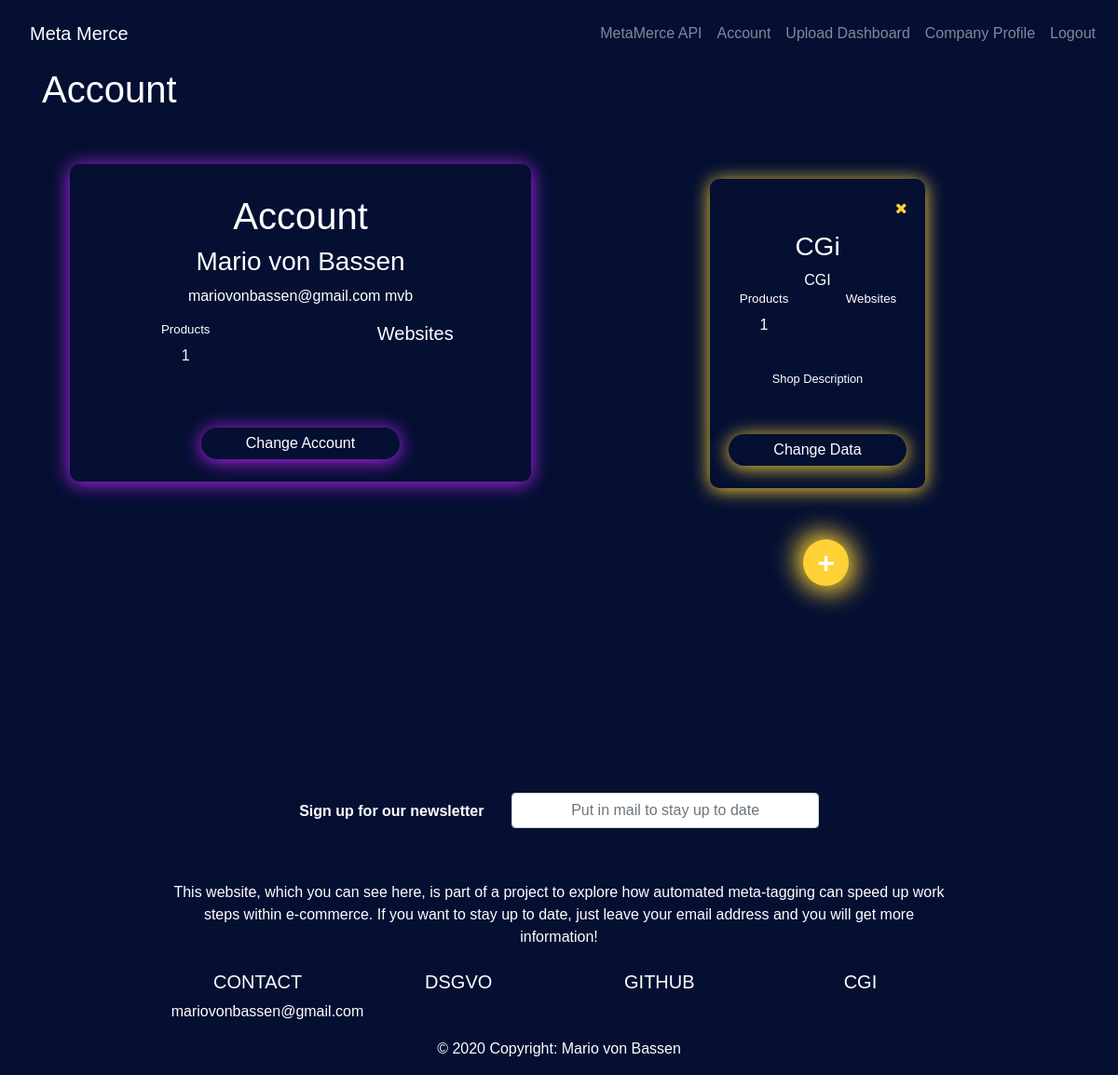
Page /account (signed in) on the committed database.
### website/models.py (models this page shows, shortened)
class User(db.Model, UserMixin):
    __tablename__ = 'user'
    id = db.Column(db.Integer, primary_key=True)
    email = db.Column(db.String(128), unique=True, nullable=False)
    password = db.Column(db.String(128), nullable=False)
    first_name = db.Column(db.String(128), nullable=False)
    last_name = db.Column(db.String(128), nullable=False)
    user_name = db.Column(db.String(128), nullable=False, unique=True)
    create_user_date = db.Column(db.Date(), default=func.now())
    uploads = db.relationship('Upload', backref="user")
    extracted_product = db.relationship('ExtractedProduct', backref="user")
    company = db.relationship('Company', backref="user")
    api_profile = db.relationship('ApiProfile', backref="user")

class Company(db.Model):
    __tablename__ = 'company'
    id = db.Column(db.Integer, primary_key=True)
    company_name = db.Column(db.String(128), nullable=False)
    company_type = db.Column(db.String(128))
    company_website_name = db.Column(db.String(128))
    company_url = db.Column(db.String(128), nullable=False)
    company_selling_category = db.Column(db.String(128))
    user_id = db.Column(db.Integer, db.ForeignKey('user.id'))

### website/views.py (the view)
@views.route('/account', methods=["Get",'POST'])
def account():
        return render_template("account.html", user=current_user, users=UC.get_user(), user_company=CC.get_user_company(), number_products=PC.count_products())

### website/controllers/company_controller.py (called while the page is built)
    def get_user_company(self):
        user_company = Company.query.filter(Company.user_id == current_user.id).all()
        return user_company

### website/controllers/product_controller.py (called while the page is built)
    def count_products(self):
        number_products = ExtractedProduct.query.count()
        return number_products

### website/controllers/user_controller.py (called while the page is built)
  def get_user(self):
    user = User.query.filter(User.id==current_user.id)
    return user

### website/templates/account.html (shortened to what this page needs)
{% extends "base.html" %} {% block title %}Account{% endblock %}
{% block content%}
<head>
    <link id="theme-style" rel="stylesheet"  href="{{ url_for('static', filename='/stylesheets/account_theme.css') }}" />
</head>
{% if user.is_authenticated  %}
  <h1>Account</h1>
  <div class="container">
    <div class="row">
      <div class="col-md-6">
        {% for user in users %}
        <section class="user_profile_card mt-5">
          <div class="container d-flex justify-content-center">
            <div class="user_card p-3 py-4">
                <div class="text-center">
                  <h1 class="mt-2">Account</h1>
                  <h3 class="mt-2">{{user.first_name}} {{user.last_name}}</h3>
                  <span class="mt-2">{{user.email}}</span>
                  <span class="mt-2">{{user.user_name}}</span>
                  <div class="row mt-3 mb-3">
                    <div class="col-md-6">
                    <h6>Products</h6>
                    <span class="num">{{number_products}}</span>
                    </div>
                    <div class="col-md-6">
                    <h5>Websites</h5>
                    </div>
                  </div>
                  <hr class="line">
                  <form method="POST" action="/update_account">
                  <div class="profile mt-5">
                    <button type="submit" class="profile_button px-5">Change Account</button>
                  </form>
                  </div>
              </div>
            </div>
          </div>
        {% endfor %}
      </div>
    <div class="col-md-6">
    {% for name in user_company %}
      <section class="company_profile_card mt-5">
        <div class="container d-flex justify-content-center">
          <div class="company_card p-3 py-4">
            <button type="button" class="delete_company btn btn-primary" onClick="deleteCompany({{ name.id }})"><i class="fa fa-close"></i></button>
            <div class="text-center">
                  <h3 class="pt-2">{{name.company_name}}</h3>
            <span class="mt-1 clearfix">{{name.company_type}}</span>
            <div class="row mb-3">
              <div class="col-md-6">
              <h6>Products</h6>
              <span class="num">{{number_products}}</span>
              </div>
              <div class="col-md-6">
              <h6>Websites</h6>
              </div>
            </div>
            <hr class="line">
            <small class="mt-4">Shop Description</small>
             <div class="profile mt-5">
              <form action="/update_company_data" method="post">
                <button class="company_button px-5" type="submit">Change Data</button>
              </form>
             </div>
          </div>
        </div>
      </div>
    </section>
    {% endfor %}
    <div class="row">
      <div class="parent">
        <form method="post" action="/sign_up_company_profile">
          <button type="submit" class="round-6">&plus;</button>
        </form>
      </div>
    </div>
    </div>
  </div>
  {% endif %}
{% endblock %}

### website/static/stylesheets/account_theme.css (style rules this page uses)
body { background-color: #040f32; color: #fff; font-family: "Gt walsheim", sans-serif; }
::placeholder { color: #fff; opacity: 1; text-align: center; }
.user_profile_card { cursor: pointer; }
.company_profile_card { padding: 3%; cursor: pointer; }
.user_card { color: #fff; width: 100%; border-radius: 10px; background: linear-gradient(145deg, #000); box-shadow: 0 2px 20px #c125ff; }
.company_card { color: #fff; width: 50%; border-radius: 10px; background: linear-gradient(145deg, #000); box-shadow: 0 2px 20px #fed136; margin-left: auto; margin-right: auto; }
h6 { font-size: smaller; }
.num { color: #fff; }
.line { color: #fff; }
.profile_button { color: #fff; padding: 5px; border: none; outline: 0; border-radius: 50px; background: #040f32; box-shadow: 0 2px 20px #c125ff; }
.company_button { color: #fff; padding: 5px; border: none; outline: 0; border-radius: 50px; background: #040f32; box-shadow: 0 2px 20px #fed136; }
.parent { margin-top: 7%; margin-left: auto; margin-right: auto; }
.parent button { color: white; border: none; height: 100%; width: 160%; transition: all 0.2s ease; }
.round-6 { border-radius: 100%; font-weight: 600; font-size: 2em; box-shadow: 5px 5px 30px #fed136, -5px -5px 30px #fed136; background-color: #fed136; }
.delete_company { color: #fed136; width: 20%; height: 10%; background-color: #040f32; font-size: 1em; border: none; margin-left: 85%; margin-top: -8%; }

### rows in the picture
User: first_name "Mario", last_name "von Bassen", email "mariovonbassen@gmail.com", user_name "mvb", id "1"
Company: company_name "CGi", company_type "CGI", number_products "1"
